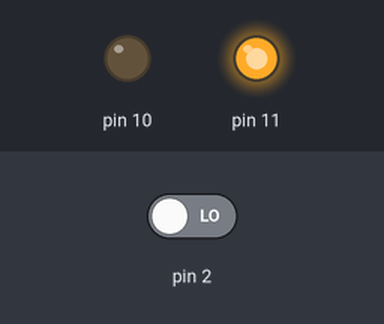
Recording of a sketch running on a simulated Arduino Uno, built with avr-gcc and run on an emulated ATmega328P. Parts: output pins drawn as LEDs (lit = HIGH). Inputs (shaded band) come from the test bench; at power-on: pin 2 LOW.

Above: at 1.2 s.
1.3 s: pin 2 driven HIGH
At 2.3 s:
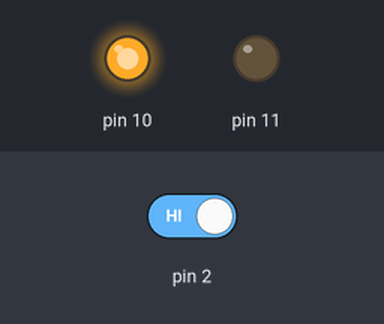
2.8 s: pin 2 driven LOW
At 3.4 s:
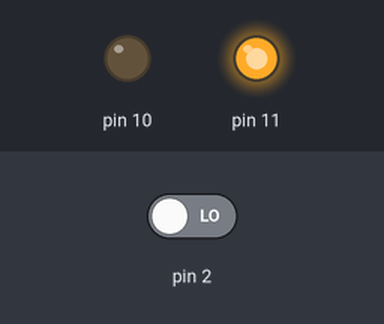
Timing chart, 0 to 5.8 s (numbered marks = the images above; inputs shaded):
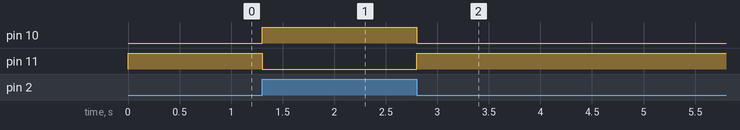

The sketch:

Kramer_Lab13_Plus.ino
```cpp
void setup() {
  //setup pin 10 as LED1 pin
  pinMode(10, OUTPUT);
  //setup pin 11 as LED2 pin
  pinMode(11, OUTPUT);
  //setup pin 2 as button pin
  pinMode(2, INPUT);
}

void loop() {
  //read button state
  int buttonState = digitalRead(2);
  //check if on or off and turn LED on or off
  if(buttonState == HIGH){
    //turn LED1 on, turn LED2 off
    digitalWrite(10, HIGH);
    digitalWrite(11, LOW);
  }
  else{
    //turn LED2 on, turn LED1 off
    digitalWrite(10, LOW);
    digitalWrite(11, HIGH);
  }
}
```

Measured:
- after the input at 1.3 s, pin 10: LOW → HIGH at once; pin 11: HIGH → LOW at once
- after the input at 2.8 s, pin 10: HIGH → LOW at once; pin 11: LOW → HIGH at once
